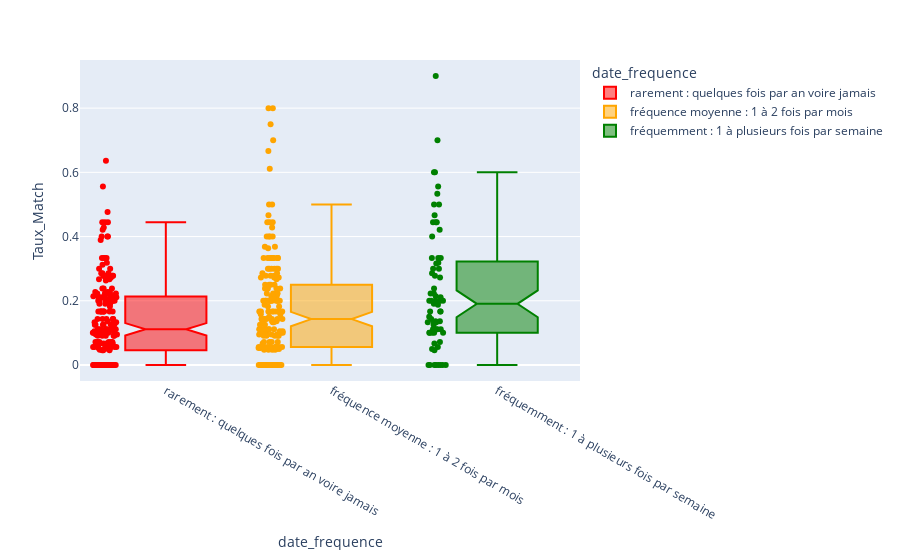

Notebook code for this chart:
### Markdown cell above
### --- Visualisation / Le taux de match selon l'expérience des participants ---

### Code cell
custom_colors = ['red', 'orange','green']

fig = px.box(df_unique, x="date_frequence", y="Taux_Match", color="date_frequence", points="all", notched=True, color_discrete_sequence=custom_colors)
fig.show()

### Figure 1 — Plotly figure (JSON) as saved in the notebook; plotly's stock layout.template omitted (floating-point values rounded to 4 significant figures; data arrays with more than 128 entries replaced by an {"elided": "..."} marker saying what was removed)
{"data": [{"alignmentgroup": "True", "boxpoints": "all", "hovertemplate": "date_frequence=%{x}<br>Taux_Match=%{y}<extra></extra>", "legendgroup": "rarement : quelques fois par an voire jamais", "marker": {"color": "red"}, "name": "rarement : quelques fois par an voire jamais", "notched": true, "offsetgroup": "rarement : quelques fois par an voire jamais", "orientation": "v", "showlegend": true, "type": "box", "x": {"elided": "187 str values"}, "x0": " ", "xaxis": "x", "y": {"elided": "187 float values"}, "y0": " ", "yaxis": "y"}, {"alignmentgroup": "True", "boxpoints": "all", "hovertemplate": "date_frequence=%{x}<br>Taux_Match=%{y}<extra></extra>", "legendgroup": "fréquence moyenne : 1 à 2 fois par mois", "marker": {"color": "orange"}, "name": "fréquence moyenne : 1 à 2 fois par mois", "notched": true, "offsetgroup": "fréquence moyenne : 1 à 2 fois par mois", "orientation": "v", "showlegend": true, "type": "box", "x": {"elided": "186 str values"}, "x0": " ", "xaxis": "x", "y": {"elided": "186 float values"}, "y0": " ", "yaxis": "y"}, {"alignmentgroup": "True", "boxpoints": "all", "hovertemplate": "date_frequence=%{x}<br>Taux_Match=%{y}<extra></extra>", "legendgroup": "fréquemment : 1 à plusieurs fois par semaine", "marker": {"color": "green"}, "name": "fréquemment : 1 à plusieurs fois par semaine", "notched": true, "offsetgroup": "fréquemment : 1 à plusieurs fois par semaine", "orientation": "v", "showlegend": true, "type": "box", "x": ["fréquemment : 1 à plusieurs fois par semaine", "fréquemment : 1 à plusieurs fois par semaine", "fréquemment : 1 à plusieurs fois par semaine", "fréquemment : 1 à plusieurs fois par semaine", "fréquemment : 1 à plusieurs fois par semaine", "fréquemment : 1 à plusieurs fois par semaine", "fréquemment : 1 à plusieurs fois par semaine", "fréquemment : 1 à plusieurs fois par semaine", "fréquemment : 1 à plusieurs fois par semaine", "fréquemment : 1 à plusieurs fois par semaine", "fréquemment : 1 à plusieurs fois par semaine", "fréquemment : 1 à plusieurs fois par semaine", "fréquemment : 1 à plusieurs fois par semaine", "fréquemment : 1 à plusieurs fois par semaine", "fréquemment : 1 à plusieurs fois par semaine", "fréquemment : 1 à plusieurs fois par semaine", "fréquemment : 1 à plusieurs fois par semaine", "fréquemment : 1 à plusieurs fois par semaine", "fréquemment : 1 à plusieurs fois par semaine", "fréquemment : 1 à plusieurs fois par semaine", "fréquemment : 1 à plusieurs fois par semaine", "fréquemment : 1 à plusieurs fois par semaine", "fréquemment : 1 à plusieurs fois par semaine", "fréquemment : 1 à plusieurs fois par semaine", "fréquemment : 1 à plusieurs fois par semaine", "fréquemment : 1 à plusieurs fois par semaine", "fréquemment : 1 à plusieurs fois par semaine", "fréquemment : 1 à plusieurs fois par semaine", "fréquemment : 1 à plusieurs fois par semaine", "fréquemment : 1 à plusieurs fois par semaine", "fréquemment : 1 à plusieurs fois par semaine", "fréquemment : 1 à plusieurs fois par semaine", "fréquemment : 1 à plusieurs fois par semaine", "fréquemment : 1 à plusieurs fois par semaine", "fréquemment : 1 à plusieurs fois par semaine", "fréquemment : 1 à plusieurs fois par semaine", "fréquemment : 1 à plusieurs fois par semaine", "fréquemment : 1 à plusieurs fois par semaine", "fréquemment : 1 à plusieurs fois par semaine", "fréquemment : 1 à plusieurs fois par semaine", "fréquemment : 1 à plusieurs fois par semaine", "fréquemment : 1 à plusieurs fois par semaine", "fréquemment : 1 à plusieurs fois par semaine", "fréquemment : 1 à plusieurs fois par semaine", "fréquemment : 1 à plusieurs fois par semaine", "fréquemment : 1 à plusieurs fois par semaine", "fréquemment : 1 à plusieurs fois par semaine", "fréquemment : 1 à plusieurs fois par semaine", "fréquemment : 1 à plusieurs fois par semaine", "fréquemment : 1 à plusieurs fois par semaine", "fréquemment : 1 à plusieurs fois par semaine", "fréquemment : 1 à plusieurs fois par semaine", "fréquemment : 1 à plusieurs fois par semaine", "fréquemment : 1 à plusieurs fois par semaine", "fréquemment : 1 à plusieurs fois par semaine", "fréquemment : 1 à plusieurs fois par semaine", "fréquemment : 1 à plusieurs fois par semaine", "fréquemment : 1 à plusieurs fois par semaine", "fréquemment : 1 à plusieurs fois par semaine", "fréquemment : 1 à plusieurs fois par semaine", "fréquemment : 1 à plusieurs fois par semaine", "fréquemment : 1 à plusieurs fois par semaine", "fréquemment : 1 à plusieurs fois par semaine", "fréquemment : 1 à plusieurs fois par semaine", "fréquemment : 1 à plusieurs fois par semaine", "fréquemment : 1 à plusieurs fois par semaine", "fréquemment : 1 à plusieurs fois par semaine", "fréquemment : 1 à plusieurs fois par semaine", "fréquemment : 1 à plusieurs fois par semaine"], "x0": " ", "xaxis": "x", "y": [0.0, 0.2, 0.2, 0.1, 0.9, 0.1, 0.1875, 0.2105, 0.3158, 0.2, 0.1, 0.2778, 0.1111, 0.4444, 0.4444, 0.1111, 0.6, 0.4, 0.1, 0.5, 0.3, 0.7, 0.6, 0.3, 0.2222, 0.0, 0.5556, 0.0, 0.0, 0.2381, 0.1905, 0.2857, 0.0, 0.1429, 0.07143, 0.2222, 0.1111, 0.2, 0.1, 0.1111, 0.05556, 0.05, 0.15, 0.4211, 0.3333, 0.4444, 0.125, 0.1667, 0.3333, 0.1667, 0.2143, 0.5, 0.2, 0.0, 0.1667, 0.4667, 0.3333, 0.06667, 0.0, 0.1333, 0.5333, 0.1333, 0.1333, 0.0, 0.04545, 0.3182, 0.1364, 0.1364, 0.2727], "y0": " ", "yaxis": "y"}], "layout": {"boxmode": "overlay", "legend": {"title": {"text": "date_frequence"}, "tracegroupgap": 0}, "margin": {"t": 60}, "xaxis": {"anchor": "y", "categoryarray": ["rarement : quelques fois par an voire jamais", "fréquence moyenne : 1 à 2 fois par mois", "fréquemment : 1 à plusieurs fois par semaine", null], "categoryorder": "array", "domain": [0, 1], "title": {"text": "date_frequence"}}, "yaxis": {"anchor": "x", "domain": [0, 1], "title": {"text": "Taux_Match"}}}}
